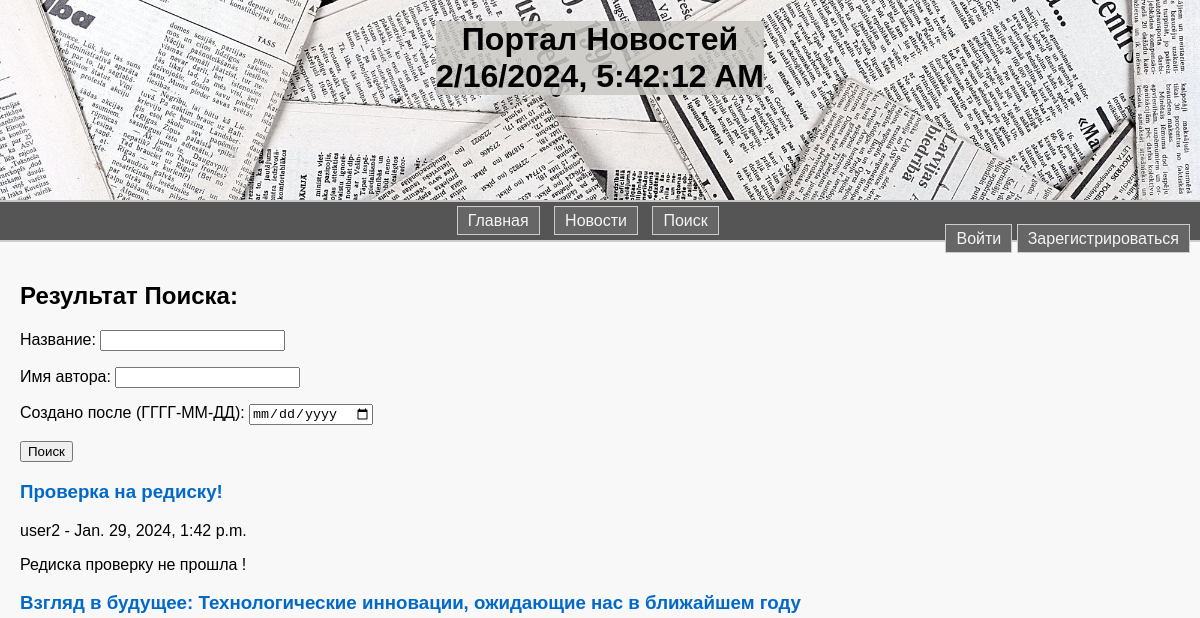
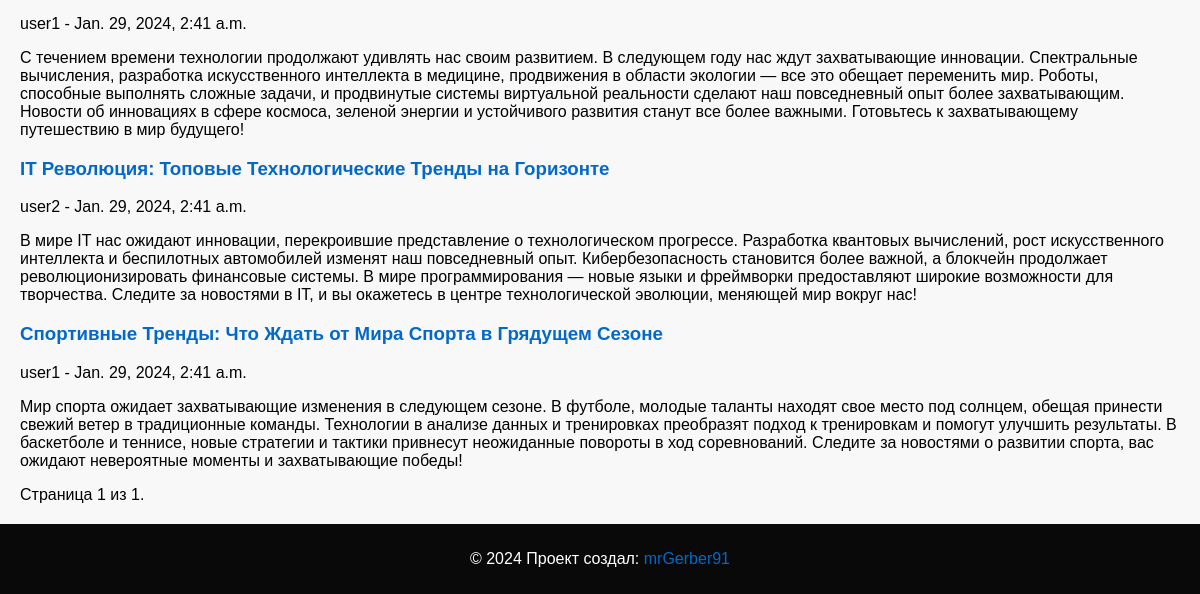
The app's page /search/, older data (2 pictures, top to bottom).
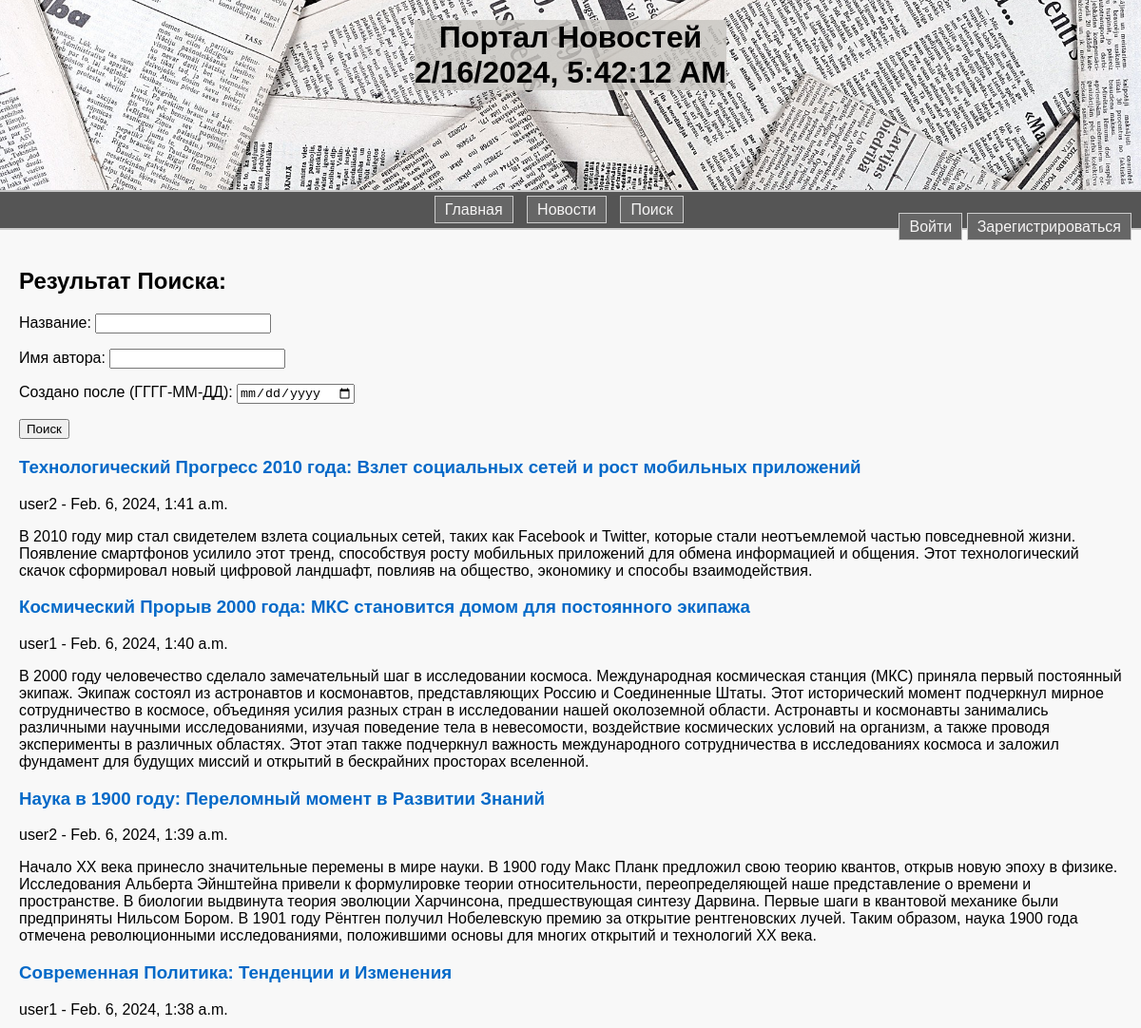
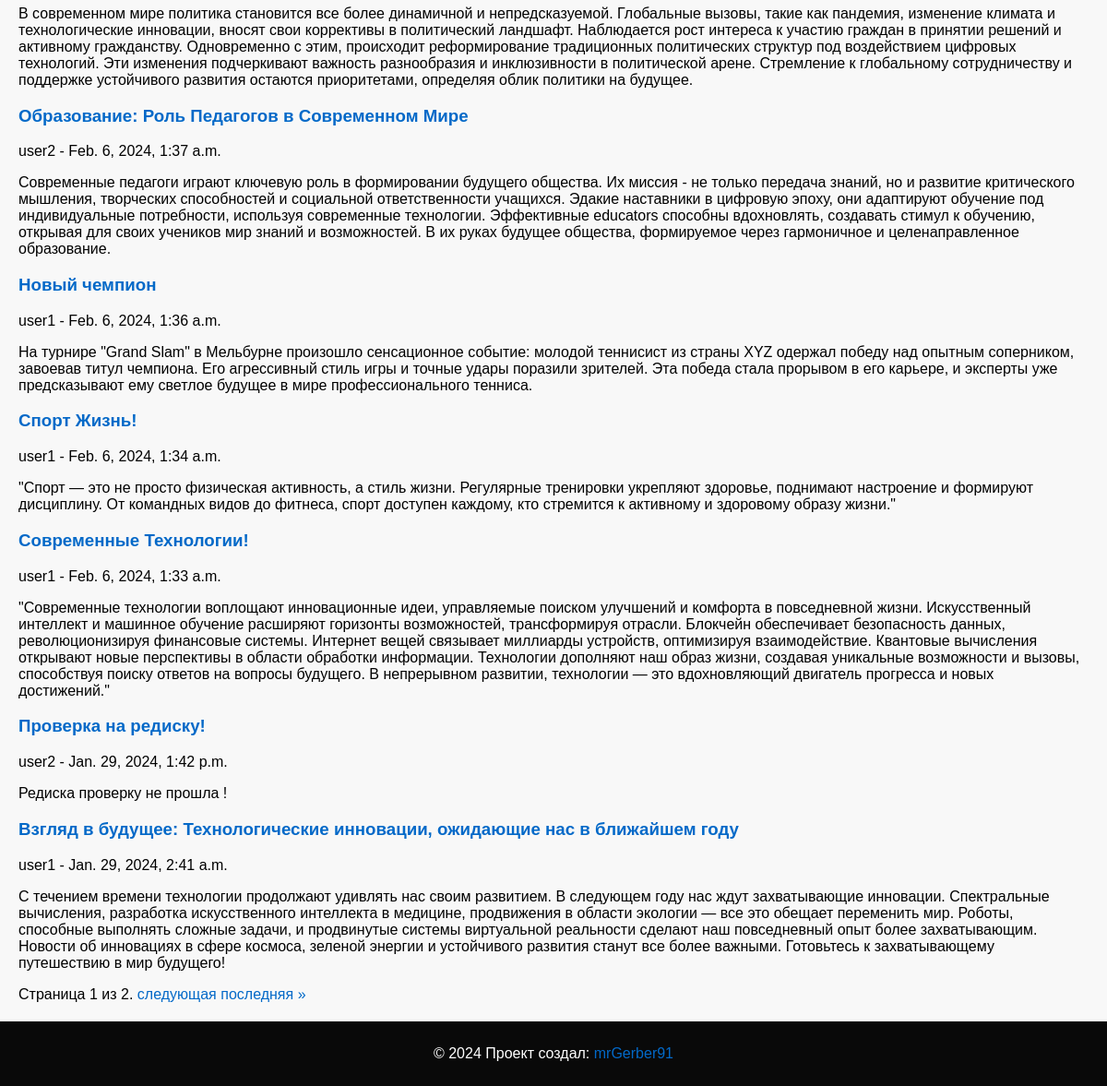
The same page, newer data (2 pictures, top to bottom).
### news/models.py (models this page shows, shortened)
class Post(models.Model):
    author = models.ForeignKey(Author, on_delete=models.CASCADE) # Ссылка на автора
    post_type_choices = [('article', 'Article'), ('news', 'News')]
    post_type = models.CharField(max_length=10, choices=post_type_choices)
    created_at = models.DateTimeField(auto_now_add=True)
    categories = models.ManyToManyField(Category, through='PostCategory') # Связь многие ко многим с категориями
    title = models.CharField(max_length=255)
    content = models.TextField()
    rating = models.IntegerField(default=0)

class Author(models.Model):
    user = models.OneToOneField(User, on_delete=models.CASCADE)# Один к одному с моделью пользователя Django
    rating = models.IntegerField(default=0)

### news/views.py (the view)
# urls.py: path('search/', search_news, name='search_news'),
def search_news(request):
    query = request.GET.get('query', '')
    class DateInput(forms.DateInput):
        input_type = 'date'
    news_filter = NewsFilter(request.GET, queryset=Post.objects.all())
    if 'created_at__gte' in news_filter.form.fields:
        news_filter.form.fields['created_at__gte'].widget = DateInput()
    posts = news_filter.qs.order_by('-created_at')
    paginator = Paginator(posts, 10)
    page = request.GET.get('page')
    try:
        posts = paginator.page(page)
    except PageNotAnInteger:
        posts = paginator.page(1)
    except EmptyPage:
        posts = paginator.page(paginator.num_pages)
    return render(request, 'news/search_results.html',
                  {'posts': posts, 'query': query, 'news_filter': news_filter})

### news/context_processors.py (called while the page is built)
def real_time(request):
    city = 'Europe/Moscow'
    real_time = datetime.now(pytz.timezone(city))
    return {'real_time': real_time}

### templates/news/search_results.html (shortened to what this page needs)
{% extends 'flatpages/default.html' %}
{% block content %}
  <h2>Результат Поиска:</h2>
  <form method="get" action="{% url 'search_news' %}">
    {{ news_filter.form.as_p }}
    <button type="submit">Поиск</button>
  </form>
  {% for post in posts %}
    <div>
      <h3><a href="{% url 'post_detail' post.id %}">{{ post.title }}</a></h3>
      <p>{{ post.author.user.username }} - {{ post.created_at }}</p>
      <p>{{ post.content }}</p>
    </div>
  {% endfor %}
  <div class="pagination">
    <span class="step-links">
        <span class="current">
            Страница {{ posts.number }} из {{ posts.paginator.num_pages }}.
        </span>
        {% if posts.has_next %}
            <a href="?page={{ posts.next_page_number }}">следующая</a>
            <a href="?page={{ posts.paginator.num_pages }}">последняя &raquo;</a>
        {% endif %}
    </span>
</div>
{% endblock %}

### templates/flatpages/default.html (shortened to what this page needs)
{% load static %}
{% load custom_tags %}
<!DOCTYPE html>
<html lang="en">
<head>
    <link rel="stylesheet" href="{% static 'css/style.css' %}">
</head>
<body>
    <header>
        <h1>
            {% block header %}Портал Новостей{% endblock %}
            <div id="real-time">{{ real_time|date:"F j, Y H:i:s" }}</div>
        </h1>
    </header>
<nav>
        <ul>
            <li><a href="{% url 'home' %}">Главная</a></li>
            <li><a href="{% url 'news_list' %}">Новости</a></li>
            <li><a href="{% url 'search_news' %}">Поиск</a></li>
        </ul>
        <div class="navbar-right">
            {% if user.is_authenticated %}
                <form action="{% url 'logout' %}" method="post">
    {% csrf_token %}
    <button type="submit">Выход</button>
</form>
            {% else %}
                <a href="{% url 'login' %}">Войти</a>
                <a href="{% url 'signup' %}">Зарегистрироваться</a>
            {% endif %}
        </div>
    </nav>
    <main>
        {% block content %}{% endblock %}
    </main>
   <footer>
    <p>© 2024 Проект создал: <a href="https://github.com/mrGerber91" target="_blank">mrGerber91</a></p>
    </footer>
</body>
</html>

### static/css/style.css (style rules this page uses)
body { font-family: 'Arial', sans-serif; margin: 0; padding: 0; background-color: #f8f8f8; }
header { text-align: center; background-image: url('../news/images/header.jpg'); background-size: cover; background-position: center; height: 200px; }
nav { background-color: #555; color: #ffffff; padding: 10px; border-top: 2px solid #c7c7c7; border-bottom: 2px solid #cccccc; }
nav ul { list-style: none; margin: 0; padding: 0; text-align: center; }
nav li { display: inline-block; margin-right: 10px; }
nav a { color: #f6f5f5; text-decoration: none; padding: 5px 10px; border: 1px solid #cccccc; background-color: #666; }
main { padding: 20px; }
footer { background-color: #090909; color: white; padding: 10px; text-align: center; }
h1 { color: rgba(0, 0, 0, 0.99); background-color: rgba(202, 199, 195, 0.82); display: inline-block; }
h2, h3 { color: rgba(0, 0, 0, 1); }
a { color: #0369c8; text-decoration: none; }
.navbar-right { float: right; }

Row changes from the older to the newer data that the page shows:
no longer on this page (row unchanged): Post: title "IT Революция: Топовые Технологические Тренды на Горизонте", author.user.username "user2", created_at "Jan. 29, 2024, 2:41 a.m.", content "В мире IT нас ожидают инновации, перекроившие представление о технологическом прогрессе. Разработка квантовых вычислений, рост искусственного интеллекта и беспилотных автомобилей изменят наш повседневный опыт. Кибербезопасность становится более важной, а блокчейн продолжает революционизировать финансовые системы. В мире программирования — новые языки и фреймворки предоставляют широкие возможности для творчества. Следите за новостями в IT, и вы окажетесь в центре технологической эволюции, меняющей мир вокруг нас!"
no longer on this page (row edited): Post: title "Спортивные Тренды: Что Ждать от Мира Спорта в Грядущем Сезоне", author.user.username "user1", created_at "Jan. 29, 2024, 2:41 a.m.", content "Мир спорта ожидает захватывающие изменения в следующем сезоне. В футболе, молодые таланты находят свое место под солнцем, обещая принести свежий ветер в традиционные команды. Технологии в анализе данных и тренировках преобразят подход к тренировкам и помогут улучшить результаты. В баскетболе и теннисе, новые стратегии и тактики привнесут неожиданные повороты в ход соревнований. Следите за новостями о развитии спорта, вас ожидают невероятные моменты и захватывающие победы!"
added Post: title "Технологический Прогресс 2010 года: Взлет социальных сетей и рост мобильных приложений", author.user.username "user2", created_at "Feb. 6, 2024, 1:41 a.m.", content "В 2010 году мир стал свидетелем взлета социальных сетей, таких как Facebook и Twitter, которые стали неотъемлемой частью повседневной жизни. Появление смартфонов усилило этот тренд, способствуя росту мобильных приложений для обмена информацией и общения. Этот технологический скачок сформировал новый цифровой ландшафт, повлияв на общество, экономику и способы взаимодействия."
added Post: title "Космический Прорыв 2000 года: МКС становится домом для постоянного экипажа", author.user.username "user1", created_at "Feb. 6, 2024, 1:40 a.m.", content "В 2000 году человечество сделало замечательный шаг в исследовании космоса. Международная космическая станция (МКС) приняла первый постоянный экипаж. Экипаж состоял из астронавтов и космонавтов, представляющих Россию и Соединенные Штаты. Этот исторический момент подчеркнул мирное сотрудничество в космосе, объединяя усилия разных стран в исследовании нашей околоземной области. Астронавты и космонавты занимались различными научными исследованиями, изучая поведение тела в невесомости, воздействие космических условий на организм, а также проводя эксперименты в различных областях. Этот этап также подчеркнул важность международного сотрудничества в исследованиях космоса и заложил фундамент для…"
added Post: title "Наука в 1900 году: Переломный момент в Развитии Знаний", author.user.username "user2", created_at "Feb. 6, 2024, 1:39 a.m.", content "Начало XX века принесло значительные перемены в мире науки. В 1900 году Макс Планк предложил свою теорию квантов, открыв новую эпоху в физике. Исследования Альберта Эйнштейна привели к формулировке теории относительности, переопределяющей наше представление о времени и пространстве. В биологии выдвинута теория эволюции Харчинсона, предшествующая синтезу Дарвина. Первые шаги в квантовой механике были предприняты Нильсом Бором. В 1901 году Рёнтген получил Нобелевскую премию за открытие рентгеновских лучей. Таким образом, наука 1900 года отмечена революционными исследованиями, положившими основы для многих открытий и технологий XX века."
added Post: title "Современная Политика: Тенденции и Изменения", author.user.username "user1", created_at "Feb. 6, 2024, 1:38 a.m.", content "В современном мире политика становится все более динамичной и непредсказуемой. Глобальные вызовы, такие как пандемия, изменение климата и технологические инновации, вносят свои коррективы в политический ландшафт. Наблюдается рост интереса к участию граждан в принятии решений и активному гражданству. Одновременно с этим, происходит реформирование традиционных политических структур под воздействием цифровых технологий. Эти изменения подчеркивают важность разнообразия и инклюзивности в политической арене. Стремление к глобальному сотрудничеству и поддержке устойчивого развития остаются приоритетами, определяя облик политики на будущее."
added Post: title "Образование: Роль Педагогов в Современном Мире", author.user.username "user2", created_at "Feb. 6, 2024, 1:37 a.m.", content "Современные педагоги играют ключевую роль в формировании будущего общества. Их миссия - не только передача знаний, но и развитие критического мышления, творческих способностей и социальной ответственности учащихся. Эдакие наставники в цифровую эпоху, они адаптируют обучение под индивидуальные потребности, используя современные технологии. Эффективные educators способны вдохновлять, создавать стимул к обучению, открывая для своих учеников мир знаний и возможностей. В их руках будущее общества, формируемое через гармоничное и целенаправленное образование."
added Post: title "Новый чемпион", author.user.username "user1", created_at "Feb. 6, 2024, 1:36 a.m.", content "На турнире \"Grand Slam\" в Мельбурне произошло сенсационное событие: молодой теннисист из страны XYZ одержал победу над опытным соперником, завоевав титул чемпиона. Его агрессивный стиль игры и точные удары поразили зрителей. Эта победа стала прорывом в его карьере, и эксперты уже предсказывают ему светлое будущее в мире профессионального тенниса."
added Post: title "Спорт Жизнь!", author.user.username "user1", created_at "Feb. 6, 2024, 1:34 a.m.", content "\"Спорт — это не просто физическая активность, а стиль жизни. Регулярные тренировки укрепляют здоровье, поднимают настроение и формируют дисциплину. От командных видов до фитнеса, спорт доступен каждому, кто стремится к активному и здоровому образу жизни.\""
added Post: title "Современные Технологии!", author.user.username "user1", created_at "Feb. 6, 2024, 1:33 a.m.", content "\"Современные технологии воплощают инновационные идеи, управляемые поиском улучшений и комфорта в повседневной жизни. Искусственный интеллект и машинное обучение расширяют горизонты возможностей, трансформируя отрасли. Блокчейн обеспечивает безопасность данных, революционизируя финансовые системы. Интернет вещей связывает миллиарды устройств, оптимизируя взаимодействие. Квантовые вычисления открывают новые перспективы в области обработки информации. Технологии дополняют наш образ жизни, создавая уникальные возможности и вызовы, способствуя поиску ответов на вопросы будущего. В непрерывном развитии, технологии — это вдохновляющий двигатель прогресса и новых достижений.\""
Text that changed along with them:
{{ posts.paginator.num_pages }}: "1" → "2"
text now shown: "следующая последняя »"
